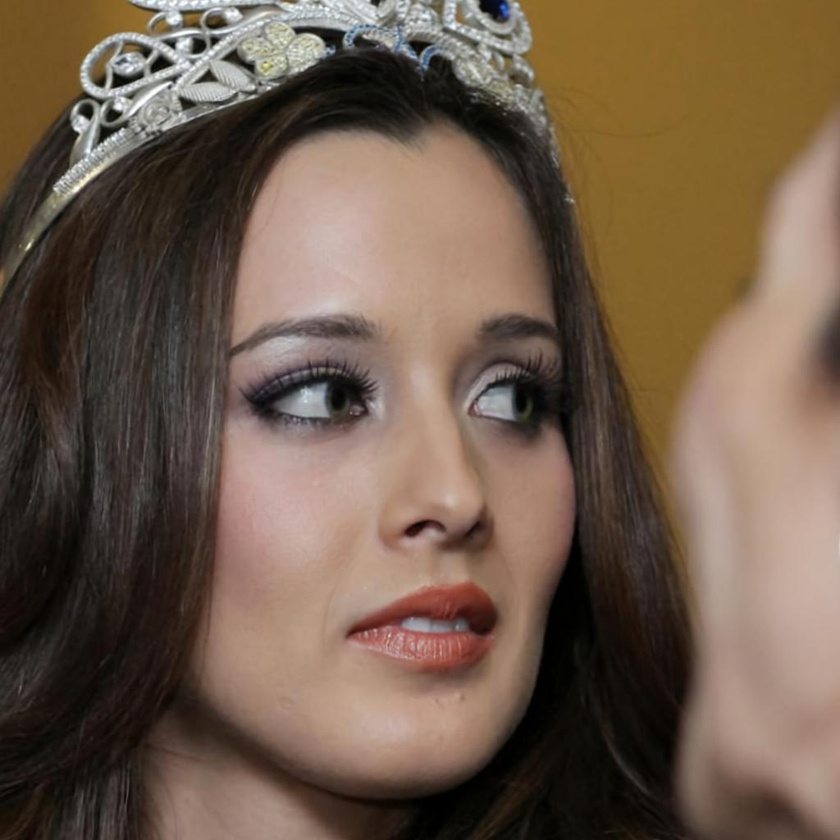
#> input picture Code/DetectMouth/images/img1.jpg, 840 x 840 px, shrunk from 1024 x 1024 before the run
$ python -i DetectContour.py   (imports and definitions only)
#> lines starting #> are read from the running program, lines starting #| are printed output that depends on the picture; after the words box and inside, x2 and y2 are one past the last pixel; in counts of white or black regions, pixels touching at a corner belong together
#> in DetectContour, img_cv2 is the input picture: shape (840, 840, 3); mean B, G, R 75.1, 91.3, 111.1
import cv2
import numpy as np
from PIL import Image
from copy import deepcopy
import matplotlib
import os
from skimage import morphology

def Preprocess(img):
    # Input: cv2 image (BGR)
    img_copy = deepcopy(img)
    location = np.where((img[:,:,0]==0) & (img[:,:,1]==0) & (img[:,:,2]==0))
#> location = 1233 positions, rows 419 to 834, columns 416 to 591
    img_copy[location[0], location[1]] = (255, 255, 255)
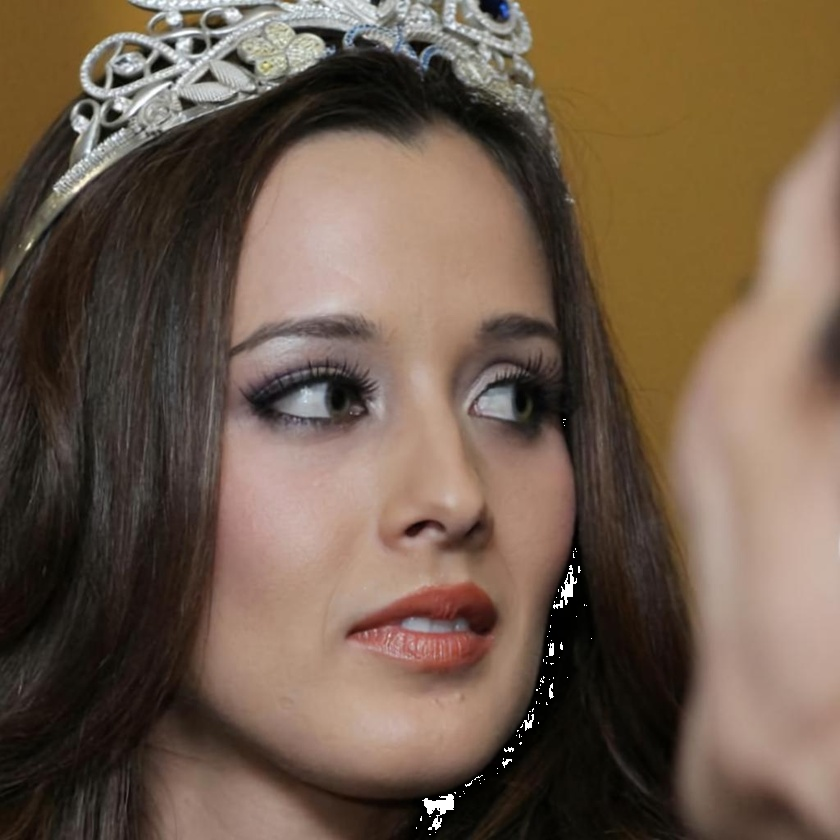
#> img_copy: shape (840, 840, 3); 0.17% of pixels changed, all inside (x1, y1, x2, y2) = (416, 419, 592, 835)
    # cv2.imwrite(r'C:\Users\douyl\Desktop\o3d\test.jpg',img_copy)
    return img_copy

def Postprocess(img, mouth_mask):
    img = mouth_mask * np.uint8(img)


def DetectContour(img):
    # Input: PIL image (RGB)
    img_cv2 = cv2.cvtColor(np.asarray(img), cv2.COLOR_RGB2BGR)
    # 预处理，背景变成白色
    img_cv2 = Preprocess(img_cv2)

    # img_cv2 = cv2.GaussianBlur(img_cv2, (5,5), 0)

    # Canny Edge Detection
    threshold1 = 200
    threshold2 = 100
    img_contour = cv2.Canny(img_cv2, threshold1, threshold2)
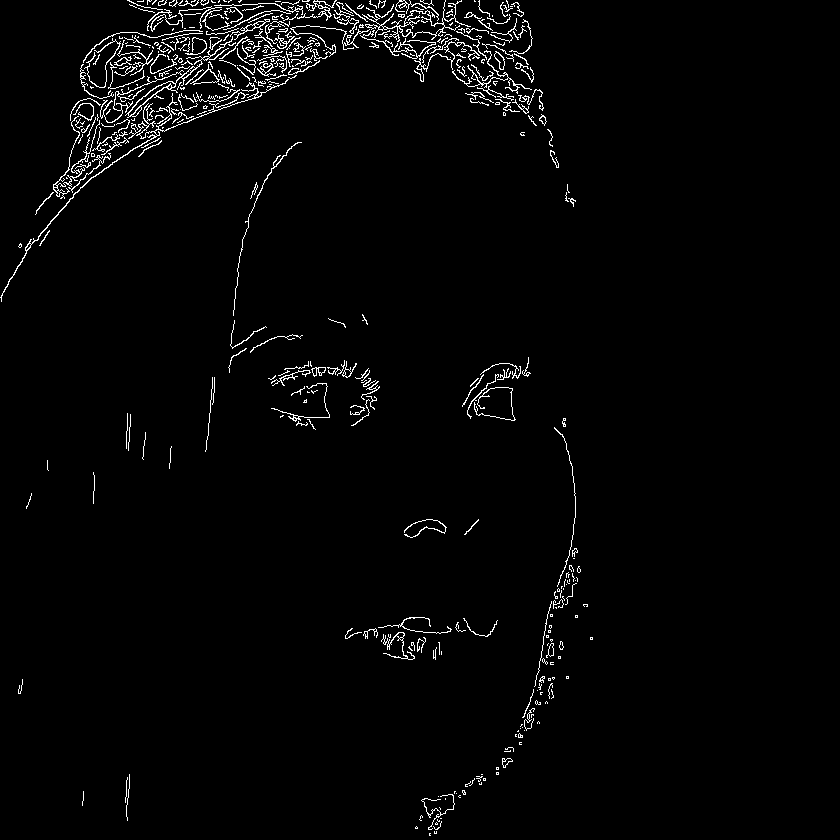
#> img_contour: shape (840, 840); 2.2% white in thin lines or dots, all inside (x1, y1, x2, y2) = (0, 0, 593, 836)
    # 闭操作，闭合曲线
    # img_contour = cv2.morphologyEx(img_contour, cv2.MORPH_CLOSE, kernel=(2,2), iterations=1)
    # 膨胀
    kernel = np.ones((2,2), np.uint8)
    img_contour = cv2.dilate(img_contour, kernel, iterations=1)
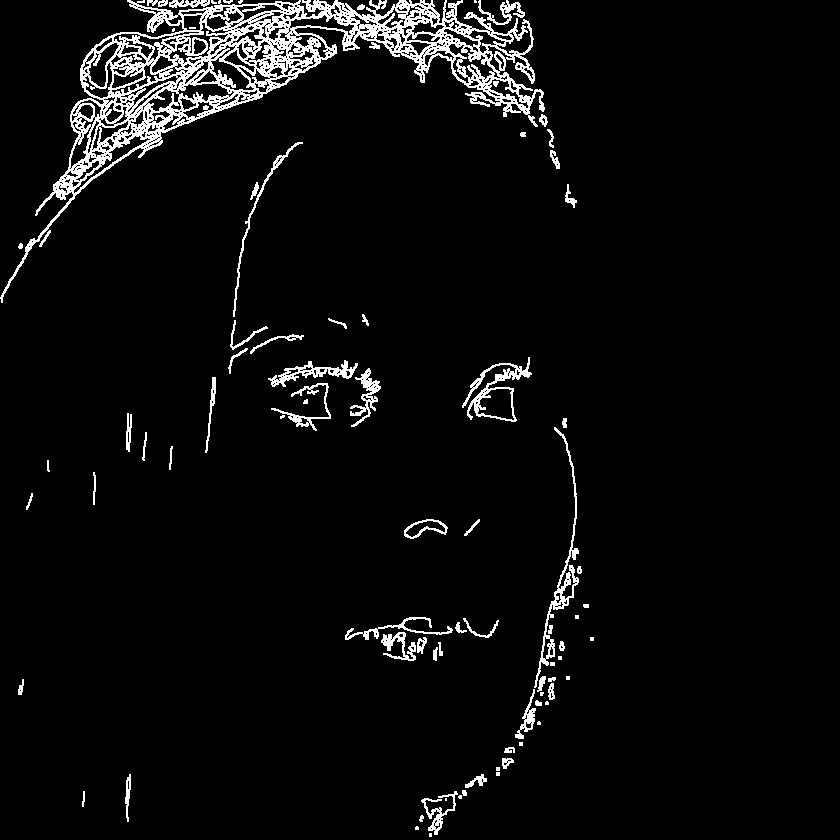
#> img_contour: shape (840, 840); 4.7% white in thin lines or dots, all inside (x1, y1, x2, y2) = (0, 0, 594, 837)
    img_contour = np.flip(cv2.dilate(np.flip(img_contour), kernel, iterations=1))
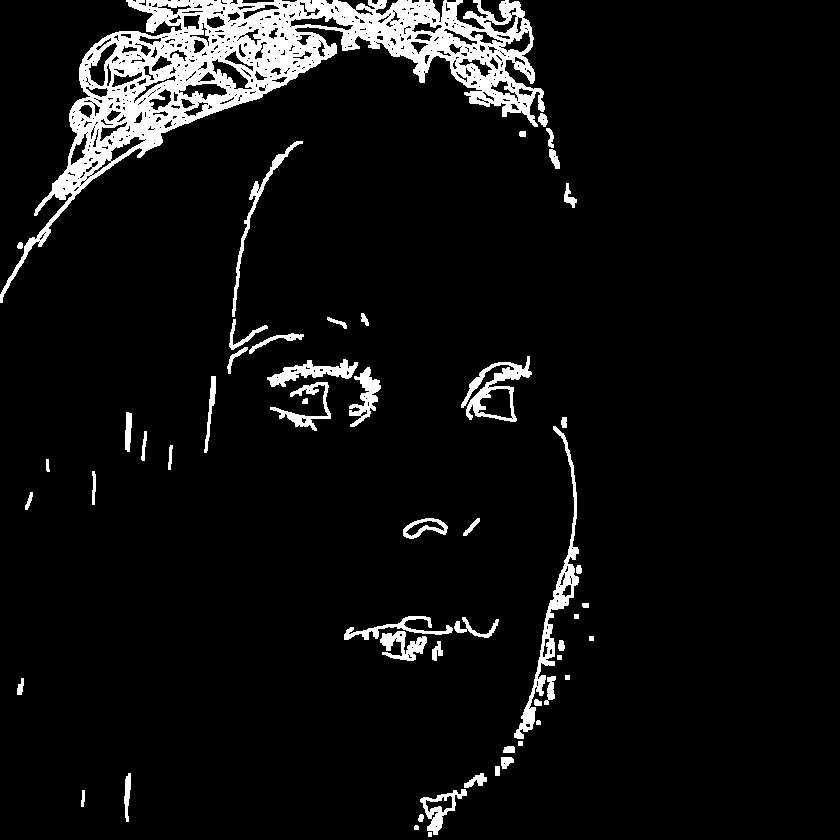
#> img_contour: shape (840, 840); 6.7% white; 55 white regions, largest, box (x1, y1, x2, y2) and area: (0, 0, 545, 303) 32893, (514, 426, 579, 739) 2395, (461, 356, 532, 422) 1476


    img_contour_PIL = Image.fromarray(cv2.cvtColor(img_contour, cv2.COLOR_BGR2RGB))
    return img_contour_PIL

# [63 lines left out: function DetectContour_fromMask, not called in this run]

>>> import cv2
>>> picture = cv2.cvtColor(cv2.imread('../DetectMouth/images/img1.jpg'), cv2.COLOR_BGR2RGB)
>>> result = DetectContour(picture)

$ run again, on Code/DetectMouth/images/img10.jpg
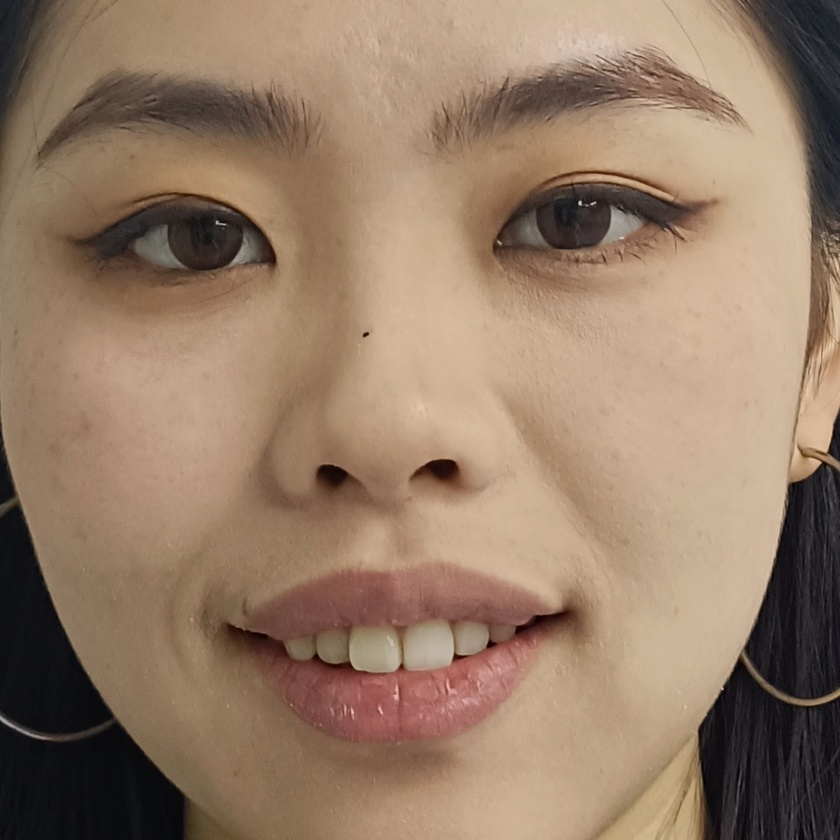
#> input picture Code/DetectMouth/images/img10.jpg, 840 x 840 px, shrunk from 1024 x 1024 before the run
#> in DetectContour, img_cv2 is the input picture: shape (840, 840, 3); mean B, G, R 103.3, 124.1, 149.4
#> location = (empty array, empty array)
#> in DetectContour, `img_contour = cv2.Canny(img_cv2, threshold1, threshold2)`:
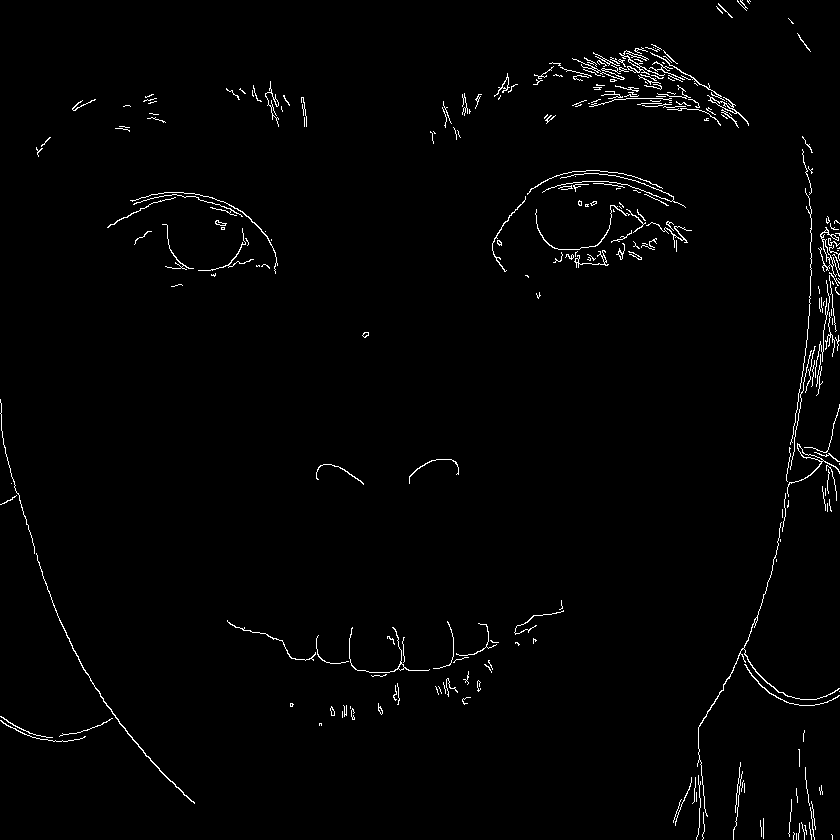
#> img_contour: shape (840, 840); 1.5% white in thin lines or dots
#> in DetectContour, `img_contour = np.flip(cv2.dilate(np.flip(img_contour), kernel, iterati..`:
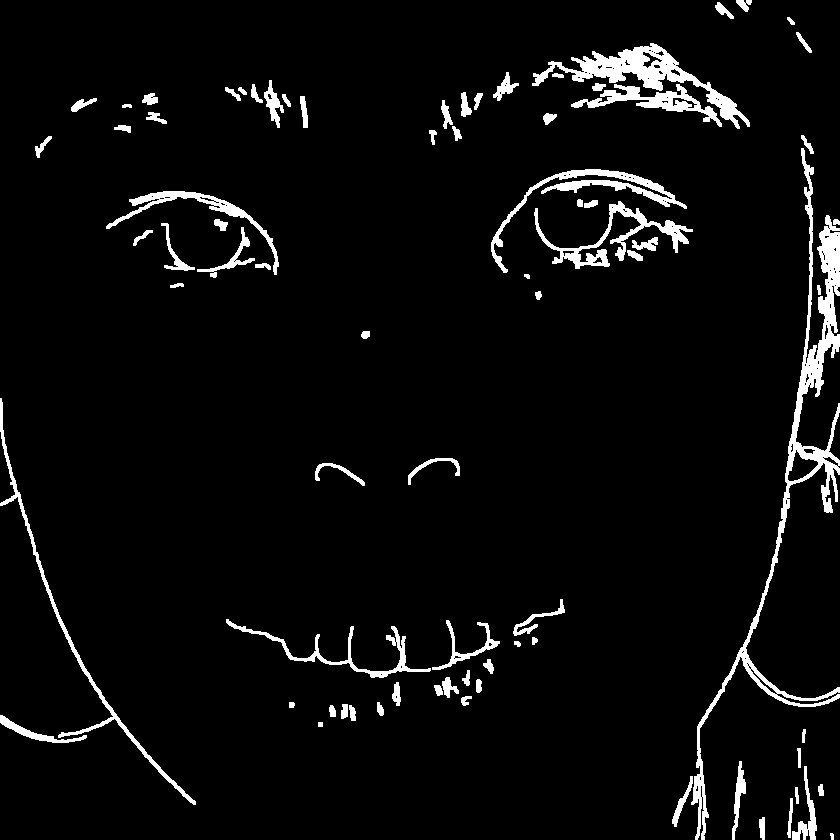
#> img_contour: shape (840, 840); 4.6% white; 79 white regions, largest, box (x1, y1, x2, y2) and area: (691, 148, 840, 840) 8202, (532, 43, 750, 129) 3832, (491, 169, 687, 273) 2256

$ run again, on Code/DetectMouth/images/img2.jpg
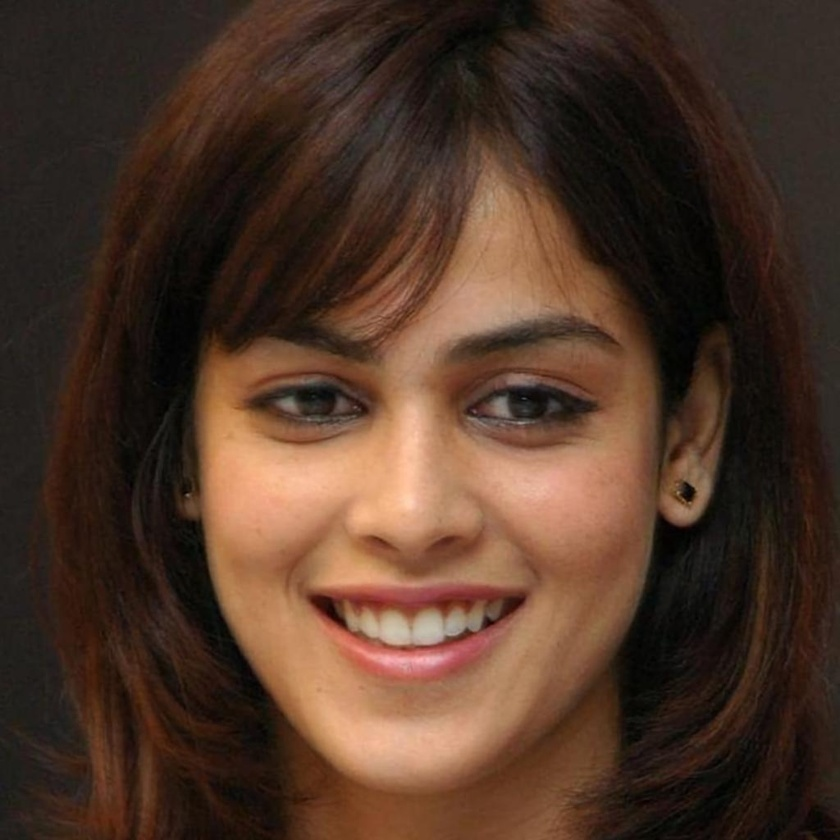
#> input picture Code/DetectMouth/images/img2.jpg, 840 x 840 px, shrunk from 1024 x 1024 before the run
#> in DetectContour, img_cv2 is the input picture: shape (840, 840, 3); mean B, G, R 40, 54.1, 78.3
#> location = (empty array, empty array)
#> in DetectContour, `img_contour = cv2.Canny(img_cv2, threshold1, threshold2)`:
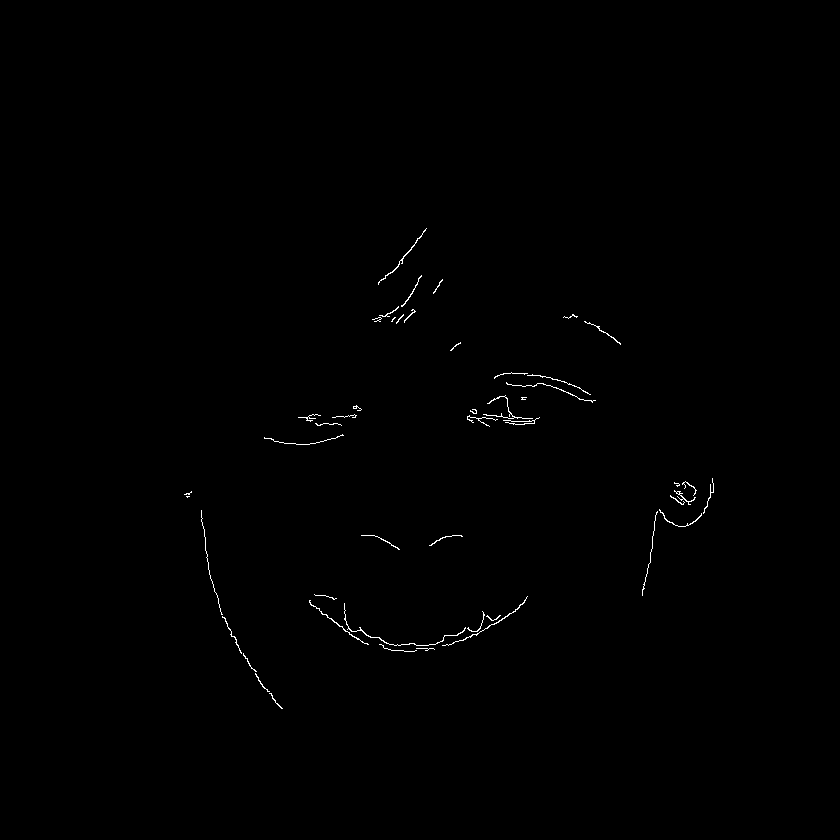
#> img_contour: shape (840, 840); 0.33% white in thin lines or dots, all inside (x1, y1, x2, y2) = (184, 228, 714, 709)
#> in DetectContour, `img_contour = np.flip(cv2.dilate(np.flip(img_contour), kernel, iterati..`:
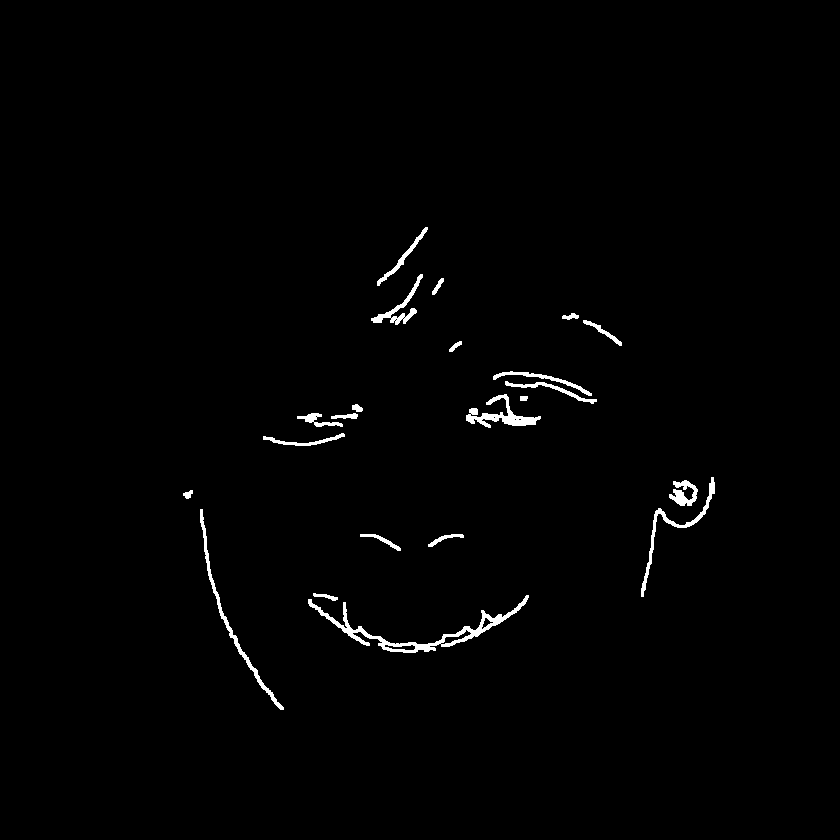
#> img_contour: shape (840, 840); 1.1% white; 22 white regions, largest, box (x1, y1, x2, y2) and area: (308, 595, 529, 653) 1704, (200, 509, 284, 710) 834, (466, 394, 541, 428) 810
